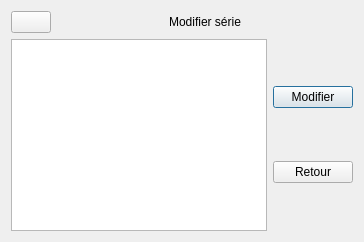
      <widget class="QWidget" name="pageListeModification">
       <layout class="QGridLayout" name="gridLayout_6">
        <item row="0" column="0">
         <layout class="QVBoxLayout" name="pageListeModificationVlLayoutPrincipal">
          <item>
           <layout class="QHBoxLayout" name="pageListeModificationHLayoutTitre">
            <item>
             <widget class="QPushButton" name="pageListeModificationBoutonAccueil">
              <property name="maximumSize">
               <size>
                <width>40</width>
                <height>40</height>
               </size>
              </property>
              <property name="toolTip">
               <string>Retourne à l'écran principal</string>
              </property>
              <property name="text">
               <string/>
              </property>
              <property name="icon">
               <iconset resource="ressource.qrc">
                <normaloff>:/images/accueil.png</normaloff>:/images/accueil.png</iconset>
              </property>
              <property name="iconSize">
               <size>
                <width>32</width>
                <height>32</height>
               </size>
              </property>
             </widget>
            </item>
            <item>
             <widget class="QLabel" name="pageListeModificationTitre">
              <property name="sizePolicy">
               <sizepolicy hsizetype="Preferred" vsizetype="Fixed">
                <horstretch>0</horstretch>
                <verstretch>0</verstretch>
               </sizepolicy>
              </property>
              <property name="toolTip">
               <string>&lt;html&gt;&lt;head/&gt;&lt;body&gt;&lt;p align=&quot;center&quot;&gt;&lt;br/&gt;&lt;/p&gt;&lt;/body&gt;&lt;/html&gt;</string>
              </property>
              <property name="whatsThis">
               <string>&lt;html&gt;&lt;head/&gt;&lt;body&gt;&lt;p align=&quot;center&quot;&gt;&lt;br/&gt;&lt;/p&gt;&lt;/body&gt;&lt;/html&gt;</string>
              </property>
              <property name="styleSheet">
               <string notr="true">font: 16pt &quot;MS Shell Dlg 2&quot;;</string>
              </property>
              <property name="text">
               <string>&lt;html&gt;&lt;head/&gt;&lt;body&gt;&lt;p align=&quot;center&quot;&gt;Modifier série&lt;/p&gt;&lt;/body&gt;&lt;/html&gt;</string>
              </property>
              <property name="alignment">
               <set>Qt::AlignCenter</set>
              </property>
             </widget>
            </item>
           </layout>
          </item>
          <item>
           <layout class="QHBoxLayout" name="pageListeModificationHLayoutPrincipal">
            <item>
             <widget class="QListWidget" name="pageListeModificationDisplay"/>
            </item>
            <item>
             <layout class="QVBoxLayout" name="pageListeModificationVLayoutBoutonLateral">
              <item>
               <widget class="QPushButton" name="pageListeModificationBoutonModifier">
                <property name="toolTip">
                 <string>Affiche l'écran de modification de la série</string>
                </property>
                <property name="styleSheet">
                 <string notr="true">font: 12pt &quot;MS Shell Dlg 2&quot;;</string>
                </property>
                <property name="text">
                 <string>Modifier</string>
                </property>
                <property name="icon">
                 <iconset resource="ressource.qrc">
                  <normaloff>:/images/modifier.png</normaloff>:/images/modifier.png</iconset>
                </property>
                <property name="iconSize">
                 <size>
                  <width>32</width>
                  <height>32</height>
                 </size>
                </property>
                <property name="default">
                 <bool>true</bool>
                </property>
               </widget>
              </item>
              <item>
               <widget class="QPushButton" name="pageListeModificationBoutonRetour">
                <property name="toolTip">
                 <string>Retourne à l'écran principal</string>
                </property>
                <property name="styleSheet">
                 <string notr="true">font: 12pt &quot;MS Shell Dlg 2&quot;;</string>
                </property>
                <property name="text">
                 <string>Retour</string>
                </property>
                <property name="icon">
                 <iconset resource="ressource.qrc">
                  <normaloff>:/images/retour.png</normaloff>:/images/retour.png</iconset>
                </property>
                <property name="iconSize">
                 <size>
                  <width>32</width>
                  <height>32</height>
                 </size>
                </property>
               </widget>
              </item>
             </layout>
            </item>
           </layout>
          </item>
         </layout>
        </item>
       </layout>
      </widget>
